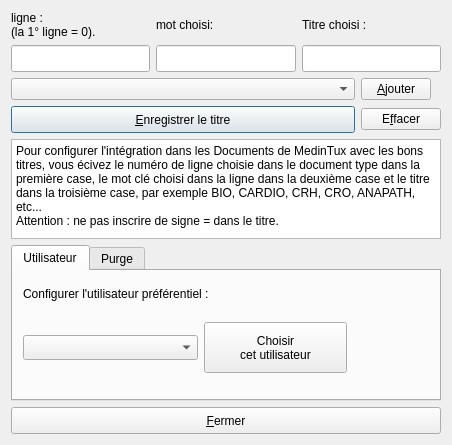
<?xml version="1.0" encoding="UTF-8"?>
<ui version="4.0">
 <class>ConfigDialog</class>
 <widget class="QWidget" name="ConfigDialog">
  <property name="windowModality">
   <enum>Qt::ApplicationModal</enum>
  </property>
  <property name="geometry">
   <rect>
    <x>0</x>
    <y>0</y>
    <width>452</width>
    <height>445</height>
   </rect>
  </property>
  <property name="windowTitle">
   <string>configurer apitux</string>
  </property>
  <layout class="QGridLayout" name="gridLayout_2">
   <item row="0" column="0" colspan="2">
    <layout class="QGridLayout" name="gridLayout">
     <item row="0" column="0">
      <widget class="QLabel" name="label">
       <property name="minimumSize">
        <size>
         <width>80</width>
         <height>27</height>
        </size>
       </property>
       <property name="text">
        <string>ligne :
(la 1° ligne = 0).</string>
       </property>
       <property name="buddy">
        <cstring>indexEdit</cstring>
       </property>
      </widget>
     </item>
     <item row="0" column="1">
      <widget class="QLabel" name="label_2">
       <property name="minimumSize">
        <size>
         <width>80</width>
         <height>27</height>
        </size>
       </property>
       <property name="text">
        <string>mot choisi:</string>
       </property>
       <property name="buddy">
        <cstring>choosenwordEdit</cstring>
       </property>
      </widget>
     </item>
     <item row="0" column="2">
      <widget class="QLabel" name="label_3">
       <property name="minimumSize">
        <size>
         <width>80</width>
         <height>27</height>
        </size>
       </property>
       <property name="text">
        <string>Titre choisi :</string>
       </property>
       <property name="buddy">
        <cstring>titleEdit</cstring>
       </property>
      </widget>
     </item>
     <item row="1" column="0">
      <widget class="QLineEdit" name="indexEdit">
       <property name="minimumSize">
        <size>
         <width>113</width>
         <height>27</height>
        </size>
       </property>
      </widget>
     </item>
     <item row="1" column="1">
      <widget class="QLineEdit" name="choosenwordEdit">
       <property name="minimumSize">
        <size>
         <width>113</width>
         <height>27</height>
        </size>
       </property>
      </widget>
     </item>
     <item row="1" column="2">
      <widget class="QLineEdit" name="titleEdit">
       <property name="minimumSize">
        <size>
         <width>113</width>
         <height>27</height>
        </size>
       </property>
      </widget>
     </item>
    </layout>
   </item>
   <item row="1" column="0">
    <widget class="QComboBox" name="titlesComboBox"/>
   </item>
   <item row="1" column="1">
    <widget class="QPushButton" name="addButton">
     <property name="maximumSize">
      <size>
       <width>70</width>
       <height>16777215</height>
      </size>
     </property>
     <property name="text">
      <string>&amp;Ajouter</string>
     </property>
    </widget>
   </item>
   <item row="2" column="0">
    <widget class="QPushButton" name="pushButton">
     <property name="minimumSize">
      <size>
       <width>80</width>
       <height>27</height>
      </size>
     </property>
     <property name="text">
      <string>&amp;Enregistrer le titre</string>
     </property>
     <property name="default">
      <bool>true</bool>
     </property>
    </widget>
   </item>
   <item row="2" column="1">
    <widget class="QPushButton" name="deleteButton">
     <property name="text">
      <string>E&amp;ffacer</string>
     </property>
    </widget>
   </item>
   <item row="3" column="0" colspan="2">
    <widget class="QTextEdit" name="textEdit">
     <property name="minimumSize">
      <size>
       <width>361</width>
       <height>75</height>
      </size>
     </property>
     <property name="maximumSize">
      <size>
       <width>16777215</width>
       <height>100</height>
      </size>
     </property>
     <property name="html">
      <string>&lt;!DOCTYPE HTML PUBLIC &quot;-//W3C//DTD HTML 4.0//EN&quot; &quot;http://www.w3.org/TR/REC-html40/strict.dtd&quot;&gt;
&lt;html&gt;&lt;head&gt;&lt;meta name=&quot;qrichtext&quot; content=&quot;1&quot; /&gt;&lt;style type=&quot;text/css&quot;&gt;
p, li { white-space: pre-wrap; }
&lt;/style&gt;&lt;/head&gt;&lt;body style=&quot; font-family:'Sans'; font-size:10pt; font-weight:400; font-style:normal;&quot;&gt;
&lt;p style=&quot; margin-top:0px; margin-bottom:0px; margin-left:0px; margin-right:0px; -qt-block-indent:0; text-indent:0px;&quot;&gt;&lt;span style=&quot; font-family:'Sans Serif'; font-size:9pt;&quot;&gt;Pour configurer l'intégration dans les Documents de MedinTux avec les bons titres, vous écivez le numéro de ligne choisie dans le document type dans la première case, le mot clé choisi dans la ligne dans la deuxième case et le titre dans la troisième case, par exemple BIO, CARDIO, CRH, CRO, ANAPATH, etc...&lt;/span&gt;&lt;/p&gt;
&lt;p style=&quot; margin-top:0px; margin-bottom:0px; margin-left:0px; margin-right:0px; -qt-block-indent:0; text-indent:0px;&quot;&gt;&lt;span style=&quot; font-family:'Sans Serif'; font-size:9pt;&quot;&gt;Attention : ne pas inscrire de signe = dans le titre.&lt;/span&gt;&lt;/p&gt;&lt;/body&gt;&lt;/html&gt;</string>
     </property>
    </widget>
   </item>
   <item row="4" column="0" colspan="2">
    <widget class="QTabWidget" name="tabWidget">
     <property name="minimumSize">
      <size>
       <width>0</width>
       <height>140</height>
      </size>
     </property>
     <property name="currentIndex">
      <number>0</number>
     </property>
     <widget class="QWidget" name="utiltab">
      <attribute name="title">
       <string>Utilisateur</string>
      </attribute>
      <widget class="QLabel" name="label_4">
       <property name="geometry">
        <rect>
         <x>10</x>
         <y>10</y>
         <width>361</width>
         <height>25</height>
        </rect>
       </property>
       <property name="minimumSize">
        <size>
         <width>361</width>
         <height>25</height>
        </size>
       </property>
       <property name="text">
        <string>Configurer l'utilisateur préférentiel :</string>
       </property>
      </widget>
      <widget class="QWidget" name="layoutWidget">
       <property name="geometry">
        <rect>
         <x>10</x>
         <y>50</y>
         <width>324</width>
         <height>53</height>
        </rect>
       </property>
       <layout class="QHBoxLayout" name="horizontalLayout_2">
        <item>
         <widget class="QComboBox" name="comboBox">
          <property name="minimumSize">
           <size>
            <width>175</width>
            <height>25</height>
           </size>
          </property>
         </widget>
        </item>
        <item>
         <widget class="QPushButton" name="pushButton_3">
          <property name="minimumSize">
           <size>
            <width>141</width>
            <height>51</height>
           </size>
          </property>
          <property name="text">
           <string>Choisir
cet utilisateur</string>
          </property>
         </widget>
        </item>
       </layout>
      </widget>
     </widget>
     <widget class="QWidget" name="purgetab">
      <attribute name="title">
       <string>Purge</string>
      </attribute>
      <widget class="QPushButton" name="pushButton_4">
       <property name="geometry">
        <rect>
         <x>20</x>
         <y>40</y>
         <width>340</width>
         <height>50</height>
        </rect>
       </property>
       <property name="minimumSize">
        <size>
         <width>340</width>
         <height>50</height>
        </size>
       </property>
       <property name="text">
        <string>Purger la réserve
des fichiers sauvegardés</string>
       </property>
      </widget>
     </widget>
    </widget>
   </item>
   <item row="5" column="0" colspan="2">
    <layout class="QHBoxLayout" name="horizontalLayout">
     <item>
      <widget class="QPushButton" name="pushButton_2">
       <property name="minimumSize">
        <size>
         <width>80</width>
         <height>27</height>
        </size>
       </property>
       <property name="text">
        <string>&amp;Fermer</string>
       </property>
      </widget>
     </item>
    </layout>
   </item>
  </layout>
 </widget>
 <resources/>
 <connections/>
</ui>
